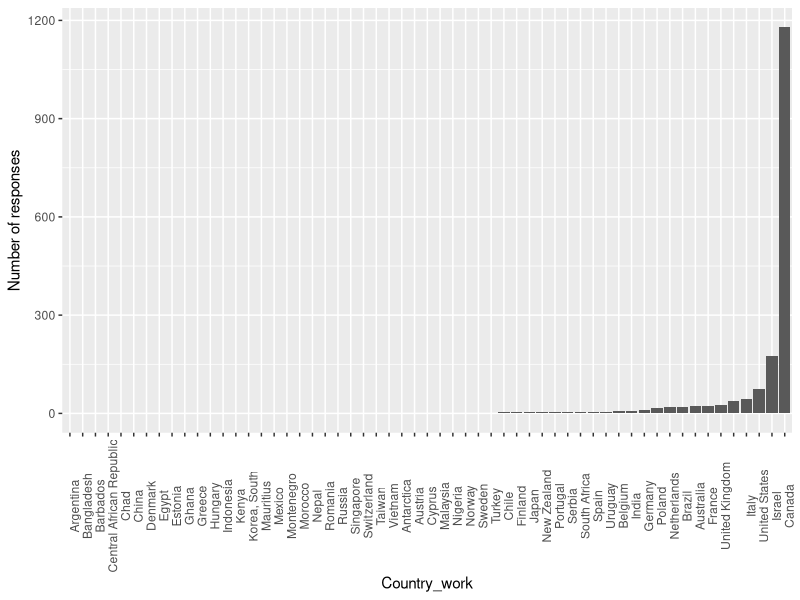

This figure's R source:


## Read in and explore the GYA data

setwd("/Users/jpwrobinson/Documents/git_repos/gya-research")

setwd("/Users/kristinatietjen/Documents/git_hub/gya-research")



## read data
survey<-read.csv("data/July-7-2016-7pm-Toronto_simplified.csv", header=TRUE)
#colnames(survey)<-as.character(unlist(survey[1,]))
#survey<-survey[-1,]

head(survey)
## remove some unnecessary columns
#survey$Username<-NULL
#survey$'Updated At'<-NULL
#survey'Number of Saves'<-NULL


### keep complete data only
survey<-survey[survey$Status=="Complete",]

# add 'date column'
#require(stringr)
#survey$date<-str_split_fixed(survey$'Completed At', " ", 1)

colnames(survey)

survey<-subset(survey, select=c("Location",  "gender", "field_research", "Country_work"))


states<-c("California","New York", "Pennsylvania", "Nebraska", "Massachusetts", "Vermont","Texas",
          "Michigan", "Maryland", "Florida", "Washington", "Oregon", "Nevada", "Minnesota", "Arizona",
          "Wisconsin", "Virginia", "Utah", "Ohio", "North Carolina", "New Jersey", "New Hampshire", 
          "Maine", "Louisiana", "Indiana", "Hawaii", "Alabama", "Tennessee", "Oklahoma", "New Mexico",
          "Missouri", "Mississippi", "Iowa", "Delaware", "Colorado", "Illinois")

prov<-c("Ontario", "Quebec", "British Columbia", "Alberta", "Nova Scotia", "New Brunswick", 
        "Newfoundland and Labrador", "Manitoba", "Saskatchewan", "Prince Edward Island", "Yukon Territory", 
        "Nunavut")

survey$Country<-as.character(survey$Location)
survey$Country<-ifelse(survey$Country%in%states, 'USA', survey$Country)
survey$Country<-ifelse(survey$Country%in%prov, 'Canada', survey$Country)
survey$Country<-as.factor(survey$Country)

################################
#### Summary statistics ########
################################

locations<-aggregate(gender ~ Country, survey, length)
gender<-aggregate(Location ~ gender, survey, length)
field<-aggregate(Location ~ field_research, survey, length)
country_work<-aggregate(gender ~ Country_work, survey, length)




locations[order(locations$gender, locations$Country, decreasing=TRUE),]


require(ggplot2)
country_work<-transform(country_work, 
          Country_work = reorder(Country_work, gender))
ggplot(country_work, aes(Country_work, gender)) + geom_bar(stat='identity') + 
  theme(axis.text.x=element_text(angle=90)) + labs(y="Number of responses") 


